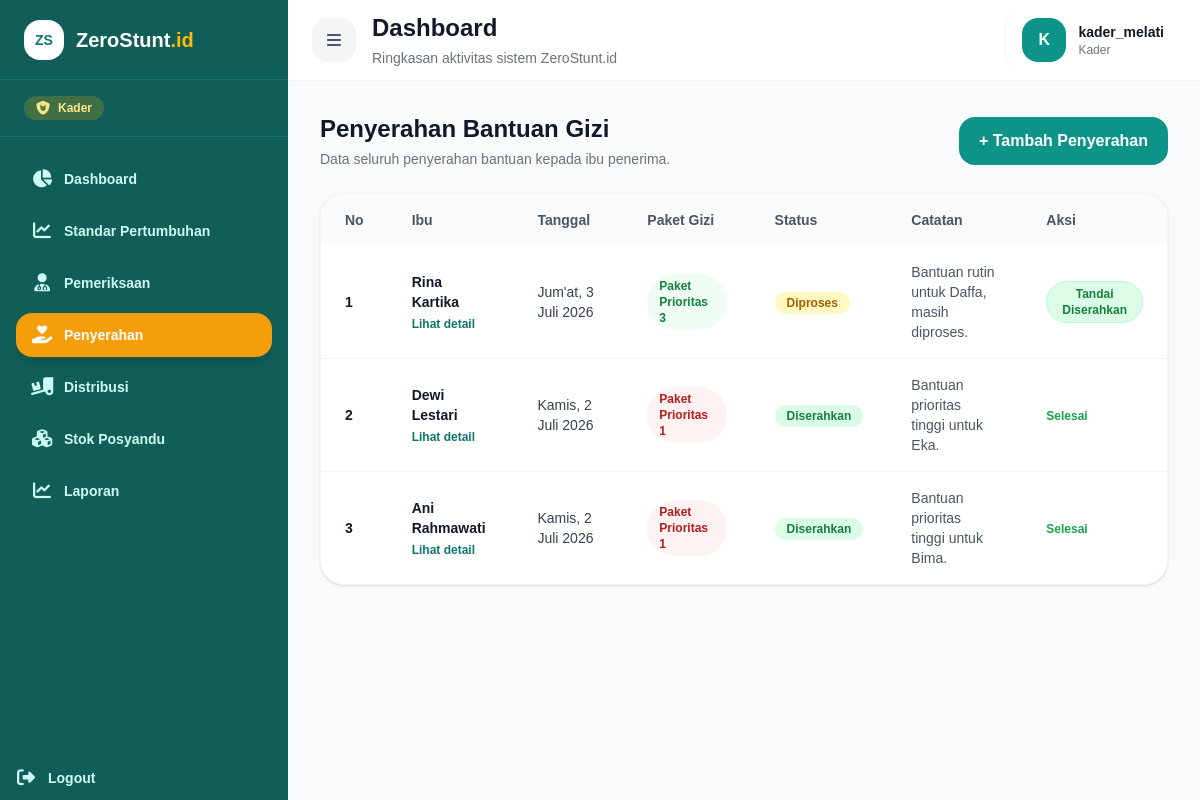
The app's page /transaksi/penyerahan (signed in) with its own data.
### tables this page shows
CREATE TABLE `t_penyerahan` (
  `id_penyerahan` int NOT NULL,
  `no_penyerahan` varchar(50) NOT NULL,
  `id_ibu` int NOT NULL,
  `id_anak` int DEFAULT NULL,
  `id_gudang` int NOT NULL,
  `id_paket` int DEFAULT NULL,
  `tanggal_penyerahan` date NOT NULL,
  `status_penyerahan` enum('Diproses','Diserahkan','Dibatalkan') NOT NULL DEFAULT 'Diproses',
  `catatan` text,
  `created_by` int DEFAULT NULL,
  `tgl_created` timestamp NULL DEFAULT CURRENT_TIMESTAMP,
  `tgl_updated` timestamp NULL DEFAULT CURRENT_TIMESTAMP ON UPDATE CURRENT_TIMESTAMP,
  `deleted_at` datetime DEFAULT NULL
);

CREATE TABLE `ibu` (
  `id_ibu` int NOT NULL,
  `NIK_ibu` char(16) NOT NULL,
  `nama_ibu` varchar(100) NOT NULL,
  `no_telp` varchar(15) DEFAULT NULL,
  `alamat` text,
  `id_gudang` int DEFAULT NULL,
  `is_pregnant` tinyint(1) NOT NULL DEFAULT '0',
  `tgl_created` timestamp NULL DEFAULT CURRENT_TIMESTAMP,
  `deleted_at` timestamp NULL DEFAULT NULL
);

### controllers/TransaksiController.php (called while the page is built, shortened)
<?php
class TransaksiController
{
    public function penyerahan()
    {
        $penyerahanModel = new Penyerahan();
        $penyerahan = $penyerahanModel->all();
        require '../views/transaksi/penyerahan/index.php';
    }
}

### models/Penyerahan.php (called while the page is built, shortened)
<?php
class Penyerahan
{
    protected $db;
    public function __construct()
    {
        global $koneksi;
        $this->db = $koneksi;
    }
    public function all()
    {
        $query = "
        SELECT
            p.*,
            i.nama_ibu,
            a.nama_anak,
            g.nama_gudang,
            pg.nama_paket
        FROM t_penyerahan p
        JOIN ibu i
            ON p.id_ibu = i.id_ibu
        LEFT JOIN anak a
            ON p.id_anak = a.id_anak
        LEFT JOIN gudang g
            ON p.id_gudang = g.id_gudang
        LEFT JOIN paket_gizi pg
            ON p.id_paket = pg.id_paket
        ORDER BY p.tanggal_penyerahan DESC, p.id_penyerahan DESC";
        $result = mysqli_query($this->db, $query);
        return mysqli_fetch_all($result, MYSQLI_ASSOC);
    }
}

### views/transaksi/penyerahan/index.php (the view, shortened to what this page needs)
<?php
$penyerahan = $penyerahan ?? [];
$getBadgePaket = function ($row) {
    $namaPaket = strtolower($row['nama_paket'] ?? '');
    $idPaket = (int) ($row['id_paket'] ?? 0);
    if (str_contains($namaPaket, 'prioritas 1') || $idPaket === 1) {
        return 'bg-red-50 text-red-700';
    }
    if (str_contains($namaPaket, 'prioritas 2') || $idPaket === 2) {
        return 'bg-amber-50 text-amber-700';
    }
    if (str_contains($namaPaket, 'prioritas 3') || $idPaket === 3) {
        return 'bg-green-50 text-green-700';
    }
    return 'bg-teal-50 text-teal-700';
};
?>
<div class="space-y-6">
    <div class="flex justify-between items-center">
        <div>
            <h1 class="text-2xl font-extrabold text-gray-900">
                Penyerahan Bantuan Gizi
            </h1>
            <p class="text-sm text-gray-500 mt-1">
                Data seluruh penyerahan bantuan kepada ibu penerima.
            </p>
        </div>
        <div class="flex justify-end">
            <a href="/transaksi/penyerahan/create"
                class="bg-teal-600 hover:bg-teal-700 text-white px-5 py-3 rounded-xl font-bold">
                + Tambah Penyerahan
            </a>
        </div>
    </div>
    <div class="bg-white rounded-3xl border border-gray-100 shadow-sm overflow-hidden">
        <div class="overflow-x-auto">
            <table class="w-full text-sm">
                <thead class="bg-gray-50">
                    <tr>
                        <th class="px-6 py-4 text-left font-bold text-gray-600">No</th>
                        <th class="px-6 py-4 text-left font-bold text-gray-600">Ibu</th>
                        <th class="px-6 py-4 text-left font-bold text-gray-600">Tanggal</th>
                        <th class="px-6 py-4 text-left font-bold text-gray-600">Paket Gizi</th>
                        <th class="px-6 py-4 text-left font-bold text-gray-600">Status</th>
                        <th class="px-6 py-4 text-left font-bold text-gray-600">Catatan</th>
                        <th class="px-6 py-4 text-left font-bold text-gray-600">Aksi</th>
                    </tr>
                </thead>
                <tbody class="divide-y divide-gray-100">
                    <?php $index = 0; ?>
                    <?php foreach ($penyerahan as $p): ?>
                        <tr class="hover:bg-gray-50">
                            <?php $index++;
                            $dayOfWeek = date('D', strtotime($p['tanggal_penyerahan']));
                            $dayNames = [
                                'Sun' => 'Minggu',
                                'Mon' => 'Senin',
                                'Tue' => 'Selasa',
                                'Wed' => 'Rabu',
                                'Thu' => 'Kamis',
                                'Fri' => "Jum'at",
                                'Sat' => 'Sabtu'
                            ];
                            $dayName = $dayNames[$dayOfWeek] ?? '';
                            $monthName = date('F', strtotime($p['tanggal_penyerahan']));
                            $monthNames = [
                                'January' => 'Januari',
                                'February' => 'Februari',
                                'March' => 'Maret',
                                'April' => 'April',
                                'May' => 'Mei',
                                'June' => 'Juni',
                                'July' => 'Juli',
                                'August' => 'Agustus',
                                'September' => 'September',
                                'October' => 'Oktober',
                                'November' => 'November',
                                'December' => 'Desember'
                            ];
                            $monthName = $monthNames[$monthName] ?? '';
                            $formattedDate = date('j', strtotime($p['tanggal_penyerahan'])) . ' ' . $monthName . ' ' . date('Y', strtotime($p['tanggal_penyerahan']));
                            $tanggalFormat = $dayName . ', ' . $formattedDate;
                            ?>
                            <td class="px-6 py-4 font-bold text-gray-900">
                                <?= htmlspecialchars($index) ?>
                            </td>
                            <td class="px-6 py-4 text-gray-700">
                                <div class="font-semibold text-gray-900">
                                    <?= htmlspecialchars($p['nama_ibu'] ?? '-') ?>
                                </div>
                                <a href="/transaksi/penyerahan/detail?id=<?= (int) $p['id_penyerahan']; ?>"
                                    class="mt-1 inline-flex text-xs font-bold text-teal-700 hover:text-teal-800">
                                    Lihat detail
                                </a>
                            </td>
                            <td class="px-6 py-4 text-gray-700">
                                <?= htmlspecialchars($tanggalFormat) ?>
                            </td>
                            <td class="px-6 py-4 text-gray-700">
                                <?php
                                $namaPaket = $p['nama_paket'] ?? 'Paket #' . ($p['id_paket'] ?? '-');
                                $badgePaket = $getBadgePaket($p);
                                ?>
                                <span class="inline-flex rounded-full px-3 py-1 text-xs font-bold <?= $badgePaket; ?>">
                                    <?= htmlspecialchars($namaPaket); ?>
                                </span>
                            </td>
                            <td class="px-6 py-4">
                                <span class="px-3 py-1 text-xs font-bold rounded-full
                                    <?= ($p['status_penyerahan'] ?? 'Diproses') === 'Diserahkan'
                                        ? 'bg-green-100 text-green-700'
                                        : 'bg-yellow-100 text-yellow-700' ?>">
                                    <?= htmlspecialchars($p['status_penyerahan'] ?? 'Diproses') ?>
                                </span>
                            </td>
                            <td class="px-6 py-4 text-gray-600">
                                <?= htmlspecialchars($p['catatan'] ?? '-') ?>
                            </td>
                            <td class="px-6 py-4">
                                <?php if (($p['status_penyerahan'] ?? 'Diproses') === 'Diproses'): ?>
                                    <form action="/transaksi/penyerahan/serahkan" method="POST"
                                        data-confirm
                                        data-confirm-title="Tandai bantuan diserahkan?"
                                        data-confirm-message="Status penyerahan akan berubah menjadi Diserahkan dan stok posyandu akan diperbarui."
                                        data-confirm-text="Ya, serahkan"
                                        data-confirm-tone="success">
                                        <button type="submit"
                                            class="inline-flex items-center px-3 py-1 rounded-full text-xs font-bold bg-green-100 text-green-700 border border-green-200 hover:bg-green-200 transition">
                                            Tandai Diserahkan
                                        </button>
                                    </form>
                                <?php else: ?>
                                    <span class="text-green-600 font-bold text-xs">
                                        Selesai
                                    </span>
                                <?php endif; ?>
                            </td>
                        </tr>
                    <?php endforeach; ?>
                </tbody>
            </table>
        </div>
    </div>
</div>
<?php
require '../views/layouts/dashboard.php';
?>

### records on screen
t_penyerahan: id_ibu.nama_ibu "Rina Kartika", tanggal_penyerahan "Jum'at, 3 Juli 2026", namaPaket "Paket Prioritas 3", status_penyerahan "Diproses", catatan "Bantuan rutin untuk Daffa, masih diproses."
t_penyerahan: id_ibu.nama_ibu "Dewi Lestari", tanggal_penyerahan "Kamis, 2 Juli 2026", namaPaket "Paket Prioritas 1", status_penyerahan "Diserahkan", catatan "Bantuan prioritas tinggi untuk Eka.", shows "Selesai"
t_penyerahan: id_ibu.nama_ibu "Ani Rahmawati", tanggal_penyerahan "Kamis, 2 Juli 2026", namaPaket "Paket Prioritas 1", status_penyerahan "Diserahkan", catatan "Bantuan prioritas tinggi untuk Bima.", shows "Selesai"

### other values on screen
$role "Kader"
$menu['label'] "Dashboard"
$menu['label'] "Standar Pertumbuhan"
$menu['label'] "Pemeriksaan"
$menu['label'] "Penyerahan"
$menu['label'] "Distribusi"
$menu['label'] "Stok Posyandu"
$menu['label'] "Laporan"
$pageTitle "Dashboard"
$pageSubtitle "Ringkasan aktivitas sistem ZeroStunt.id"
$initial "K"
$username "kader_melati"
